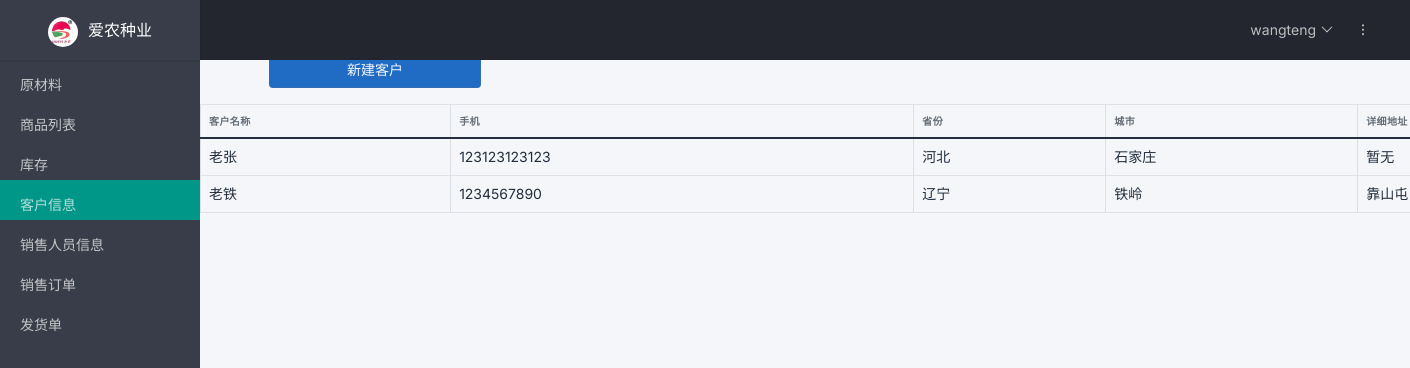
/customer/list (signed in), run on an earlier commit of the app's database.
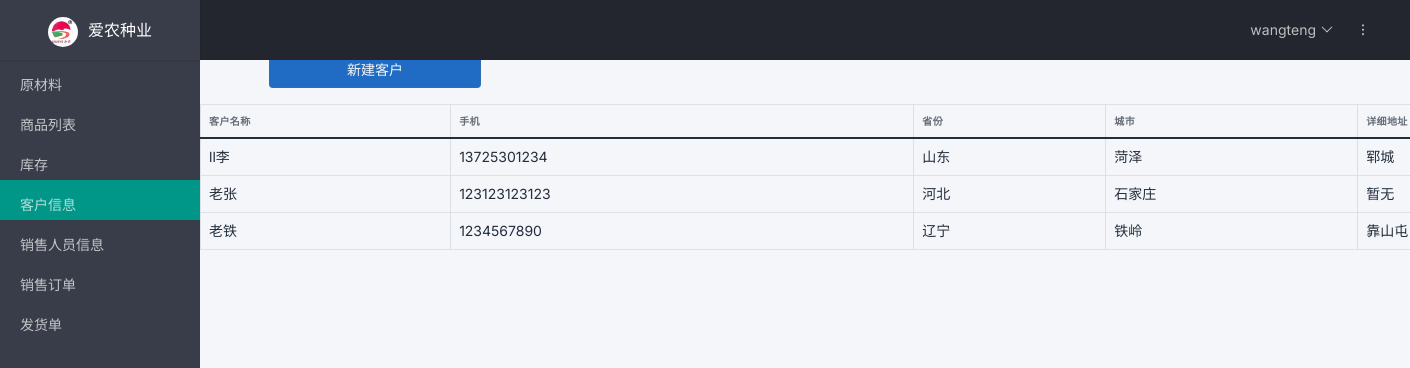
And on a later commit of the database.
### tables this page shows
CREATE TABLE user (
  id INTEGER PRIMARY KEY AUTOINCREMENT,
  username TEXT UNIQUE NOT NULL,
  password TEXT NOT NULL,
  role TEXT NOT NULL
);

CREATE TABLE customer(
    id INTEGER PRIMARY KEY AUTOINCREMENT,
    name TEXT NOT NULL,
    cellphone TEXT,
    city TEXT,
    province TEXT,
    address TEXT
);

### transport/customer.py (the view)
@bp.route('/list')
def index():
    db = get_db()
    customers = db.execute(
        'SELECT id, name, cellphone,city,province,address'
        ' FROM customer'
        ' ORDER BY id DESC'
    ).fetchall()
    return render_template('customer/list.html', customers=customers)

### transport/auth.py (called while the page is built)
@bp.before_app_request
def load_logged_in_user():
    user_id = session.get('user_id')
    if user_id is None:
        g.user = None
    else:
        g.user = get_db().execute(
            'SELECT * FROM user WHERE id = ?', (user_id,)
        ).fetchone()

### transport/db.py (called while the page is built)
def get_db():
    if 'db' not in g:
        g.db = sqlite3.connect(
            current_app.config['DATABASE'],
            detect_types=sqlite3.PARSE_DECLTYPES
        )
        g.db.row_factory = sqlite3.Row
    return g.db

### transport/templates/customer/list.html
{% extends 'base.html' %}
{% block header %}
  <h1>{% block title %}客户列表{% endblock %}</h1>
{% endblock %}
{% block content %}
<div class="page-body">
  {% if g.user %}
  <div class="container-xl">
  <div class="col-6 col-sm-4 col-md-2 col-xl mb-3">
    <a class="btn btn-primary w-100" href="{{ url_for('customer.create') }}">新建客户</a>
  </div>
  </div>
  {% endif %}
    <table class="table table-bordered">
      <thead>
        <tr>
          <th>客户名称</th>
          <th>手机</th>
          <th>省份</th>
          <th>城市</th>
          <th>详细地址</th>
        </tr>
      </thead>
      <tbody>
      {% for customer in customers %}
        <tr>
          <td>{{customer['name']}}</td>
          <td>{{customer['cellphone']}}</td>
          <td>{{customer['province']}}</td>
          <td>{{customer['city']}}</td>
          <td>{{customer['address']}}</td>
        </tr>
      {% endfor %}
      </tbody>
    </table>
</div>
{% endblock %}

### transport/templates/base.html (shortened to what this page needs)
<!doctype html>
<head>
  <link href="https://cdn.staticfile.org/twitter-bootstrap/5.1.3/css/bootstrap.min.css" rel="stylesheet">
    <link rel="stylesheet" href="https://cdnjs.cloudflare.com/ajax/libs/jquery-confirm/3.3.2/jquery-confirm.min.css">
  <link href="../static/layui/css/layui.css" rel="stylesheet">
  <link rel="stylesheet" href="{{ url_for('static', filename='table.min.css') }}">
</head>
<body class="antialiased">
<div class="layui-layout layui-layout-admin">
  <div class="layui-header">
    <div class="layui-logo layui-hide-xs layui-bg-black"><img src="../static/icon/logo.png" class="layui-nav-img">爱农种业</div>
    <ul class="layui-nav layui-layout-right">
      <li class="layui-nav-item layui-hide layui-show-md-inline-block">
        <a href="javascript:;">
          {% if g.user %}
      <span>{{ g.user['username'] }}</span>
    {% endif %}
        </a>
      </li>
      <li class="layui-nav-item" lay-header-event="menuRight" lay-unselect>
        <a href="javascript:;">
          <i class="layui-icon layui-icon-more-vertical"></i>
        </a>
      </li>
    </ul>
  </div>
  <div class="layui-side layui-bg-black">
    <div class="layui-side-scroll">
      <ul class="layui-nav layui-nav-tree" lay-filter="test" id="menu">
        {% if g.user['role']=='ADMIN' %}
        <li class="layui-nav-item"><a class="nav-link" href="{{url_for('material.index')}}">原材料</a></li>
        <li class="layui-nav-item"><a class="nav-link"  href="{{url_for('product.index')}}">商品列表</a></li>
        {% endif %}
        {% if g.user['role']=='STORE_MANAGER' or g.user['role']=='ADMIN'%}
        <li class="layui-nav-item"><a class="nav-link"  href="{{url_for('inventory.index')}}">库存</a></li>
        {% endif %}
        {% if g.user['role']=='ADMIN' %}
        <li class="layui-nav-item"><a class="nav-link"  href="{{url_for('customer.index')}}">客户信息</a></li>
        <li class="layui-nav-item"><a class="nav-link"  href="{{url_for('seller.index')}}">销售人员信息</a></li>
        <li class="layui-nav-item"><a class="nav-link" href="{{url_for('sell_record.index')}}">销售订单</a></li>
        <li class="layui-nav-item"><a class="nav-link"  href="{{url_for('carriage.index')}}">发货单</a></li>
        {% endif %}
      </ul>
    </div>
  </div>
</div>
<div class="layui-body">
<section class="content">
  <header>
    {% block header %}{% endblock %}
  </header>
  {% block content %}{% endblock %}
</section>
</div>
</body>

What changed in the data, as far as the page shows it:
added customer: name "ll李", cellphone "13725301234", province "山东", city "菏泽", address "郓城"
